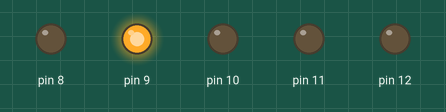
Simulated run of this sketch. Board: Arduino Uno, built with avr-gcc and run on an emulated ATmega328P. On the bench: output pins drawn as LEDs (lit = HIGH).

Above: at 0.5 s.
At 2.5 s:
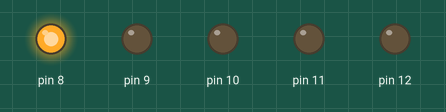
At 4.5 s:
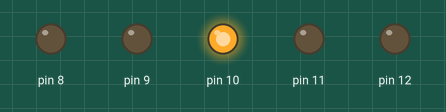
At 6.5 s:
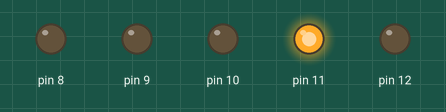
At 8.5 s:
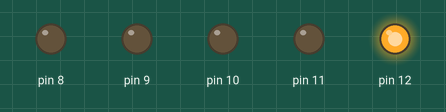
At 11.5 s:
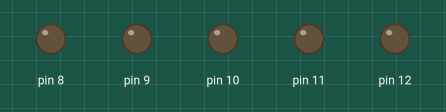
Timing chart, 0 to 13.0 s (numbered marks = the images above):
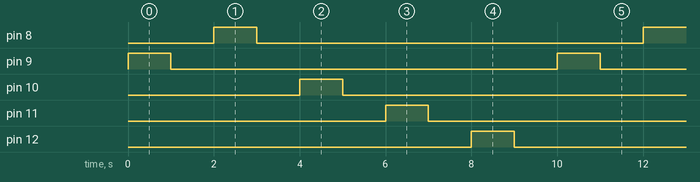

The sketch:

spectacular_snaget_fyyran1.ino
```cpp
// C++ code
//
void setup()
{
  pinMode(9, OUTPUT);
  pinMode(8, OUTPUT);
  pinMode(10, OUTPUT);
  pinMode(11, OUTPUT);
  pinMode(12, OUTPUT);
}

void loop()
{
  digitalWrite(9, HIGH);
  delay(1000); // Aguarde 1000 millisecond(s)Ligado
  digitalWrite(9, LOW);
  delay(1000); // Aguarde 1000 millisecond(s)Desligado

  pinMode(8, OUTPUT);
  digitalWrite(8, HIGH);
  delay(1000); // Aguarde 1000 millisecond(s)Ligado
  digitalWrite(8, LOW);
  delay(1000); // Aguarde 1000 millisecond(s)Desligado

  pinMode(10, OUTPUT);
  digitalWrite(10, HIGH);
  delay(1000); //Aguarde 1000 millisecond(s)Ligado
  digitalWrite(10, LOW);
  delay(1000); // Aguarde 1000 millisecond(s)Desligado

  pinMode(11, OUTPUT);
  digitalWrite(11, HIGH);
  delay(1000); //Aguarde 1000 millisecond(s)Ligado
  digitalWrite(11, LOW);
  delay(1000); // Aguarde 1000 millisecond(s)Desligado

  pinMode(12, OUTPUT);
  digitalWrite(12, HIGH);
  delay(1000); //Aguarde 1000 millisecond(s)Ligado
  digitalWrite(12, LOW);
  delay(1000); // Aguarde 1000 millisecond(s)Desligado
}
```

Measured:
- by itself, pin 8–12: alternates HIGH for 1.0 s and LOW for 9.0 s
- by itself, everything shown: repeats every 10.0 s, in 10 steps
